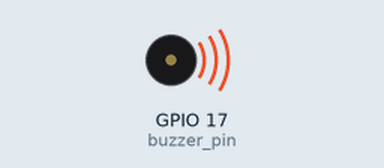
This program was run on a simulated Raspberry Pi (BCM pin numbers). On the bench: buzzer (waves = sounding, pin HIGH). At 1.0 s the program stops and its outputs stay as they are.

Above: at 0.1 s.
At 1.1 s:
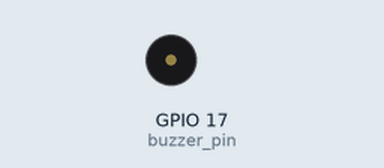
Timing chart, 0 to 2.5 s (numbered marks = the images above):
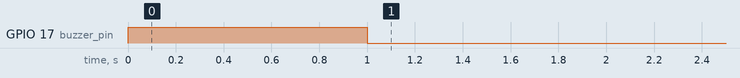

Measured:
- by itself, GPIO 17 (buzzer_pin): LOW → HIGH at 0.00 s, → LOW 1.0 s later

The program:

buzzchk.py
```python
import RPi.GPIO as GPIO
import time

# Set up GPIO
GPIO.setmode(GPIO.BCM)
buzzer_pin = 17  # Replace with the actual GPIO pin you connect the buzzer to
GPIO.setup(buzzer_pin, GPIO.OUT)

def beep_once():
    GPIO.output(buzzer_pin, GPIO.HIGH)  # Turn on the buzzer
    time.sleep(1)
    GPIO.output(buzzer_pin, GPIO.LOW)  # Turn off the buzzer

# Example usage
beep_once()

# Cleanup GPIO
GPIO.cleanup()
```
